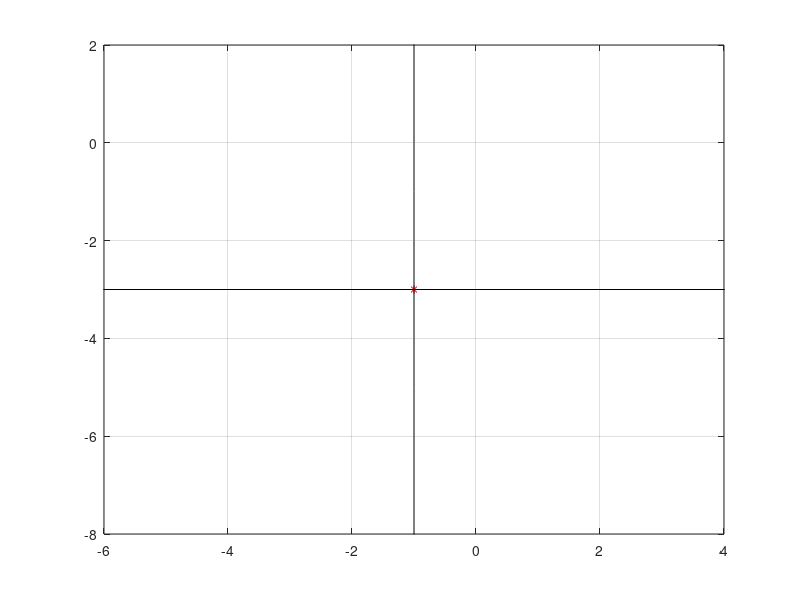

Write MATLAB code to recreate this figure. (Note: this script raises an error after producing the figure.)
function phasePortreitLinSystem
    A = [-1,0;0,-2];
    b = [-1; -6];
    tmax = 5;
    
  

% namirane na ravnovestna tochka
    eqPoint = A\(-b);
    eqPoint

    plot(eqPoint(1), eqPoint(2), "r*")

    axis([eqPoint(1)-5, eqPoint(1)+5, eqPoint(2)-5, eqPoint(2)+5])

    hold on;
    grid on;

    % sobstveni vektori i stoinosti na matricata A

    [T,D] = eig(A);

    % sobstveni pravi

    if imag(D(1,1)) == 0
        xx = -10:1:10;

        plot(eqPoint(1)+xx*T(1,1), eqPoint(2)+xx*T(2,1), "k");

        plot(eqPoint(1)+xx*T(1,2), eqPoint(2)+xx*T(2,2), "k");
    end

    % generirane na nachalni uslovia
    % matricata X sydyrja purvite kooordinati
    % matricata Y sydyrja vtorite kooordinati

    x= eqPoint(1) -4:2:eqPoint(1)+4;   
    y= eqPoint(2) -4:2:eqPoint(2)+4;


    [X,Y] = meshgrid(x,y);
    
    % namirane reshenieto na sistemaata za t v intervala [-tmax, +tmax]
    % za vsqko edno ot nachalnite uslovia
    
    for i = 1: length(x)
        for j = 1:length(y) 
            [T1, Z1] = ode45(@rhs, [0, tmax], [X(i,j), Y(i,j)]);
            [T2, Z2] = ode45(@rhs, [0,-tmax], [X(i,j), Y(i,j)]);
            
            plot(Z1(:,1), Z1(:,2), 'r');
            plot(Z2(:,1), Z2(:,2), 'b');
        end
    end
% generirane na vectornoto pole 
% i nachertavane na vector kym vsqko nachalno uslovie

    DX = A(1,1)*X + A(1,2)*Y+b(1);
    DY = A(2,1)*X + A(2,2)*Y+b(1);

    d= sqrt(DX.^2 + DY.^2);

    quiver(X,Y,DX./d, DY./d, 0.3, 'g');

    function z = rhs(y,t)
       z = A*y +b;
    end




end
